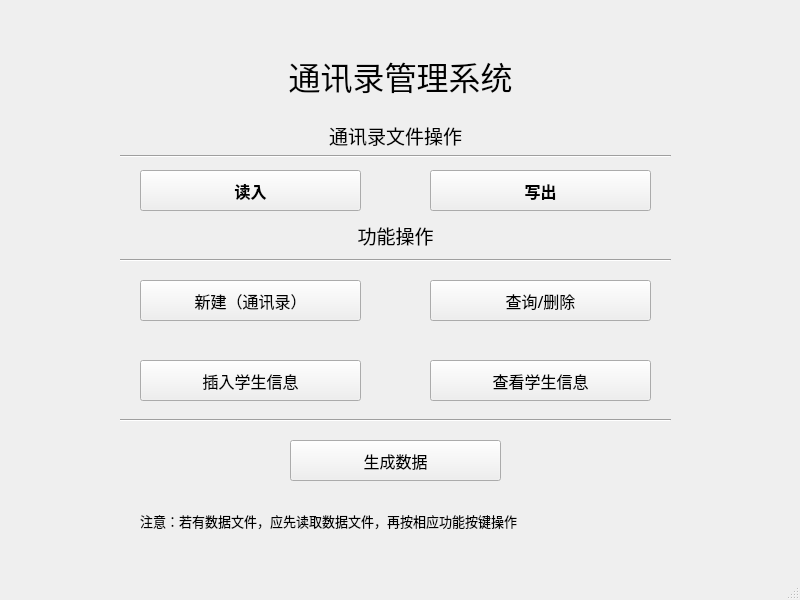
<?xml version="1.0" encoding="UTF-8"?>
<ui version="4.0">
 <class>MainWindow</class>
 <widget class="QMainWindow" name="MainWindow">
  <property name="geometry">
   <rect>
    <x>0</x>
    <y>0</y>
    <width>800</width>
    <height>600</height>
   </rect>
  </property>
  <property name="font">
   <font>
    <family>微软雅黑 Light</family>
    <pointsize>10</pointsize>
   </font>
  </property>
  <property name="windowTitle">
   <string>通讯录管理系统</string>
  </property>
  <widget class="QWidget" name="centralwidget">
   <widget class="QLabel" name="labelAttention">
    <property name="geometry">
     <rect>
      <x>140</x>
      <y>500</y>
      <width>501</width>
      <height>41</height>
     </rect>
    </property>
    <property name="text">
     <string>注意：若有数据文件，应先读取数据文件，再按相应功能按键操作</string>
    </property>
   </widget>
   <widget class="QPushButton" name="pushButton_create">
    <property name="geometry">
     <rect>
      <x>140</x>
      <y>280</y>
      <width>221</width>
      <height>41</height>
     </rect>
    </property>
    <property name="font">
     <font>
      <family>微软雅黑 Light</family>
      <pointsize>12</pointsize>
     </font>
    </property>
    <property name="text">
     <string>新建（通讯录）</string>
    </property>
   </widget>
   <widget class="QPushButton" name="pushButton_search">
    <property name="geometry">
     <rect>
      <x>430</x>
      <y>280</y>
      <width>221</width>
      <height>41</height>
     </rect>
    </property>
    <property name="font">
     <font>
      <family>微软雅黑 Light</family>
      <pointsize>12</pointsize>
     </font>
    </property>
    <property name="text">
     <string>查询/删除</string>
    </property>
   </widget>
   <widget class="QPushButton" name="pushButton_insert">
    <property name="geometry">
     <rect>
      <x>140</x>
      <y>360</y>
      <width>221</width>
      <height>41</height>
     </rect>
    </property>
    <property name="font">
     <font>
      <family>微软雅黑 Light</family>
      <pointsize>12</pointsize>
     </font>
    </property>
    <property name="text">
     <string>插入学生信息</string>
    </property>
   </widget>
   <widget class="QPushButton" name="pushButton_show">
    <property name="geometry">
     <rect>
      <x>430</x>
      <y>360</y>
      <width>221</width>
      <height>41</height>
     </rect>
    </property>
    <property name="font">
     <font>
      <family>微软雅黑 Light</family>
      <pointsize>12</pointsize>
     </font>
    </property>
    <property name="text">
     <string>查看学生信息</string>
    </property>
   </widget>
   <widget class="QLabel" name="label_systemTitle">
    <property name="geometry">
     <rect>
      <x>150</x>
      <y>50</y>
      <width>501</width>
      <height>51</height>
     </rect>
    </property>
    <property name="font">
     <font>
      <family>微软雅黑 Light</family>
      <pointsize>24</pointsize>
     </font>
    </property>
    <property name="text">
     <string>通讯录管理系统</string>
    </property>
    <property name="alignment">
     <set>Qt::AlignCenter</set>
    </property>
   </widget>
   <widget class="QPushButton" name="pushButton_writeToFile">
    <property name="geometry">
     <rect>
      <x>430</x>
      <y>170</y>
      <width>221</width>
      <height>41</height>
     </rect>
    </property>
    <property name="font">
     <font>
      <family>微软雅黑 Light</family>
      <pointsize>12</pointsize>
      <weight>75</weight>
      <bold>true</bold>
     </font>
    </property>
    <property name="toolTip">
     <string>写出通讯录文件</string>
    </property>
    <property name="text">
     <string>写出</string>
    </property>
   </widget>
   <widget class="QPushButton" name="pushButton_readFromFile">
    <property name="geometry">
     <rect>
      <x>140</x>
      <y>170</y>
      <width>221</width>
      <height>41</height>
     </rect>
    </property>
    <property name="font">
     <font>
      <family>微软雅黑 Light</family>
      <pointsize>12</pointsize>
      <weight>75</weight>
      <italic>false</italic>
      <bold>true</bold>
      <underline>false</underline>
     </font>
    </property>
    <property name="toolTip">
     <string>读入通讯录文件</string>
    </property>
    <property name="text">
     <string>读入</string>
    </property>
   </widget>
   <widget class="QLabel" name="label_3">
    <property name="geometry">
     <rect>
      <x>140</x>
      <y>110</y>
      <width>511</width>
      <height>51</height>
     </rect>
    </property>
    <property name="font">
     <font>
      <family>微软雅黑 Light</family>
      <pointsize>14</pointsize>
     </font>
    </property>
    <property name="text">
     <string>通讯录文件操作</string>
    </property>
    <property name="alignment">
     <set>Qt::AlignCenter</set>
    </property>
   </widget>
   <widget class="QLabel" name="label_4">
    <property name="geometry">
     <rect>
      <x>140</x>
      <y>210</y>
      <width>511</width>
      <height>51</height>
     </rect>
    </property>
    <property name="font">
     <font>
      <family>微软雅黑 Light</family>
      <pointsize>14</pointsize>
     </font>
    </property>
    <property name="text">
     <string>功能操作</string>
    </property>
    <property name="alignment">
     <set>Qt::AlignCenter</set>
    </property>
   </widget>
   <widget class="QPushButton" name="pushButton_buildStuData">
    <property name="geometry">
     <rect>
      <x>290</x>
      <y>440</y>
      <width>211</width>
      <height>41</height>
     </rect>
    </property>
    <property name="font">
     <font>
      <family>微软雅黑 Light</family>
      <pointsize>12</pointsize>
     </font>
    </property>
    <property name="text">
     <string>生成数据</string>
    </property>
   </widget>
   <widget class="Line" name="line">
    <property name="geometry">
     <rect>
      <x>120</x>
      <y>146</y>
      <width>551</width>
      <height>20</height>
     </rect>
    </property>
    <property name="orientation">
     <enum>Qt::Horizontal</enum>
    </property>
   </widget>
   <widget class="Line" name="line_2">
    <property name="geometry">
     <rect>
      <x>120</x>
      <y>250</y>
      <width>551</width>
      <height>20</height>
     </rect>
    </property>
    <property name="orientation">
     <enum>Qt::Horizontal</enum>
    </property>
   </widget>
   <widget class="Line" name="line_3">
    <property name="geometry">
     <rect>
      <x>120</x>
      <y>410</y>
      <width>551</width>
      <height>20</height>
     </rect>
    </property>
    <property name="orientation">
     <enum>Qt::Horizontal</enum>
    </property>
   </widget>
  </widget>
  <widget class="QMenuBar" name="menubar">
   <property name="geometry">
    <rect>
     <x>0</x>
     <y>0</y>
     <width>800</width>
     <height>28</height>
    </rect>
   </property>
  </widget>
  <widget class="QStatusBar" name="statusbar"/>
 </widget>
 <resources/>
 <connections/>
</ui>
